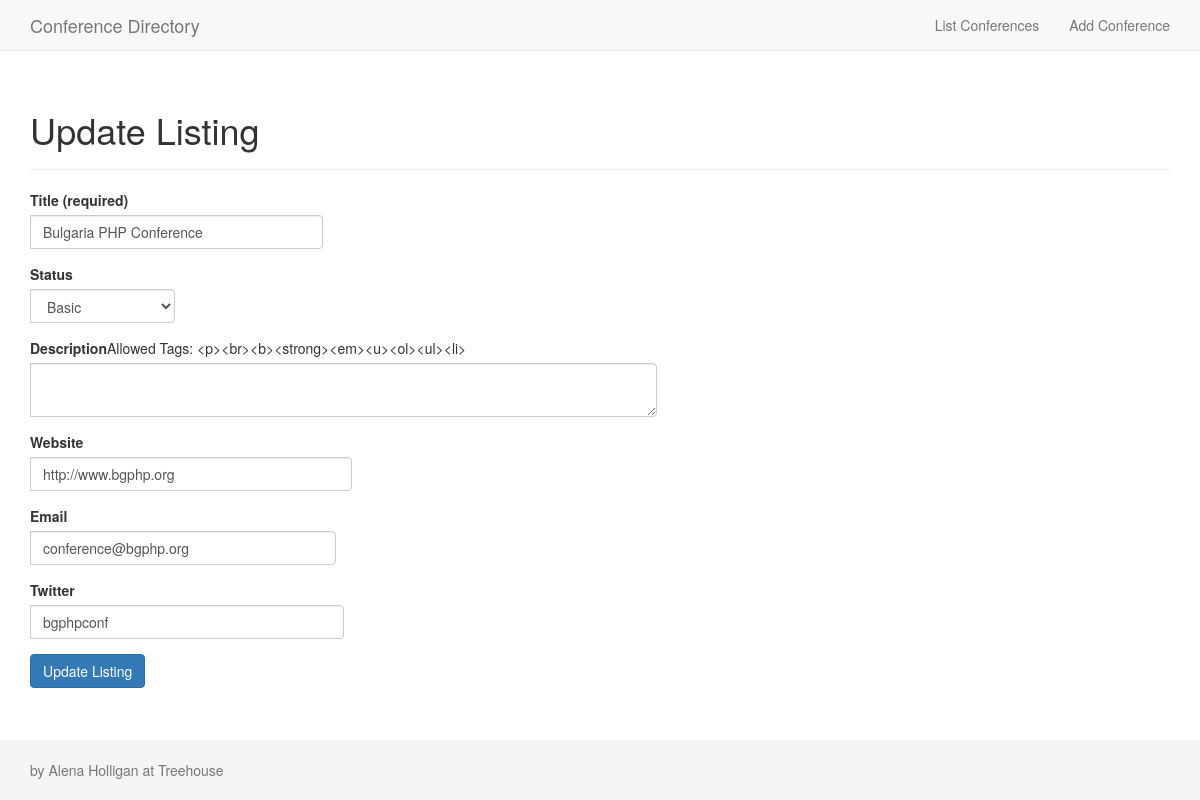
Page /update.php?id=11 on the committed database.
### tables this page shows
CREATE TABLE "listings" (
	`id`	INTEGER NOT NULL PRIMARY KEY AUTOINCREMENT,
	`title`	TEXT NOT NULL,
	`description`	TEXT,
	`website`	TEXT,
	`email`	TEXT,
	`twitter`	TEXT,
	`status`	TEXT DEFAULT 'basic',
	`coc`	BLOB
);

### inc/config.php (called while the page is built, shortened)
<?php
include __DIR__ . '/../classes/Collection.php';
include __DIR__ . '/../classes/ListingBasic.php';
include __DIR__ . '/../classes/ListingPremium.php';
try {
    $db = new PDO("sqlite:".__DIR__."/database.db");
    $db->setAttribute(PDO::ATTR_ERRMODE,PDO::ERRMODE_EXCEPTION);
} catch(PDOException $e) {
    echo '<p class="bg-danger">'.$e->getMessage().'</p>';
    exit;
}
$directory = new Collection($db);

### classes/ListingBasic.php (called while the page is built, shortened)
<?php
class ListingBasic
{
    private $id, $title, $website, $email, $twitter;
    protected $status = 'basic';
    public function getTitle()
    {
        return $this->title;
    }
    public function setTitle($value)
    {
        $this->title = trim(filter_var($value, FILTER_SANITIZE_STRING));
    }
    public function getWebsite()
    {
        return $this->website;
    }
    public function setWebsite($value)
    {
        $value = trim(filter_var($value, FILTER_SANITIZE_STRING));
        $this->website = $value;
    }
    public function getEmail()
    {
        return $this->email;
    }
    public function setEmail($value)
    {
        $this->email = trim(filter_var($value, FILTER_SANITIZE_STRING));
    }
    public function getTwitter()
    {
        return $this->twitter;
    }
    public function setTwitter($value)
    {
        $this->twitter = str_replace('@', '', trim(filter_var($value, FILTER_SANITIZE_STRING)));
    }
    public function getStatus()
    {
        return $this->status;
    }
    public function setStatus($value)
    {
        $this->status = trim(filter_var($value, FILTER_SANITIZE_STRING));
    }
}

### classes/Collection.php (called while the page is built, shortened)
<?php
class Collection
{
    private $statuses = ['premium','basic', 'inactive'];
    private $db;
    function __construct($db)
    {
        $this->db = $db;
    }
    public function selectListings($filter = null)
    {
        $sql = "SELECT * FROM listings";
        if (!empty($filter)) {
            $sql .= " WHERE ";
            foreach (array_keys($filter) as $field) {
                $sql .= " $field = :$field AND ";
            }
            $sql = substr($sql, 0, -4);
        }
        $sql .= ' ORDER BY CASE ';
        foreach ($this->statuses as $key=>$status) {
            $sql .= ' WHEN status=\'' . $status . '\' THEN ' . $key;
        }
        $sql .= ' END ASC, LOWER(title)';
        try {
            $statement = $this->db->prepare($sql);
            $statement->execute($filter);
        } catch (Exception $e) {
            $this->setAlert('danger', 'Database Error: ' . $e->getMessage());
        }
        return $statement->rowCount();
    }
    public function getStatuses()
    {
        return $this->statuses;
    }
}
?>

### classes/ListingPremium.php (called while the page is built, shortened)
<?php
class ListingPremium extends ListingBasic
{
    protected static $allowed_tags = '<p><br><b><strong><em><u><ol><ul><li>';
      public static function displayAllowedTags()
      {
            return htmlspecialchars(self::$allowed_tags);
      }
}
?>

### views/form_listing.php (the view)
<div class="form-group input-group">
    <label class="control-label" for="title">Title (required)</label>
    <input class="form-control" type="text" name="title" id="title" placeholder="Enter a Title" value="<?php echo $listing->getTitle(); ?>" required />
</div>
<div class="form-group input-group">
    <label class="control-label" for="type">Status</label>
    <select class="form-control" name="status" id="status" required>
        <?php
        foreach ($directory->getStatuses() as $status) {
            echo '<option value="' . $status . '"';
            if ($status == $listing->getStatus()) echo ' selected';
            echo '>' . ucwords($status) . '</option>';
        }
        ?>
    </select>
</div>
<div class="form-group input-group">
    <label class="control-label" for="description">Description</label>
    Allowed Tags: <?php echo ListingPremium::displayAllowedTags(); ?>
    <textarea class="form-control" name="description"  id="description">
    <?php
        if(is_a($listing, 'ListingPremium')){
            echo $listing->getDescription();
        }
    ?>
    </textarea>
</div>
<div class="form-group input-group">
    <label class="control-label" for="website">Website</label>
    <input class="form-control" type="text" name="website" id="website" placeholder="Enter a Website" value="<?php echo $listing->getWebsite(); ?>"  size="30" />
</div>
<div class="form-group input-group">
    <label class="control-label" for="email">Email</label>
    <input class="form-control" type="text" name="email" id="email" placeholder="Enter an Email" value="<?php echo $listing->getEmail(); ?>"  size="30" />
</div>
<div class="form-group input-group">
    <label class="control-label" for="twitter">Twitter</label>
    <input class="form-control" type="text" name="twitter" id="twitter" placeholder="Enter a Twitter" value="<?php echo $listing->getTwitter(); ?>"   size="30"/>
</div>

### css/custom.css (style rules this page uses)
html { position: relative; min-height: 100%; }
body { margin-bottom: 60px; padding-top: 70px; }

### rows in the picture
listings: title "Bulgaria PHP Conference", status "Basic", website "http://www.bgphp.org", email "conference@bgphp.org", twitter "bgphpconf"

### other values in the picture
$title "Update Listing"
ListingPremium::displayAllowedTags() "<p><br><b><strong><em><u><ol><ul><li>"
